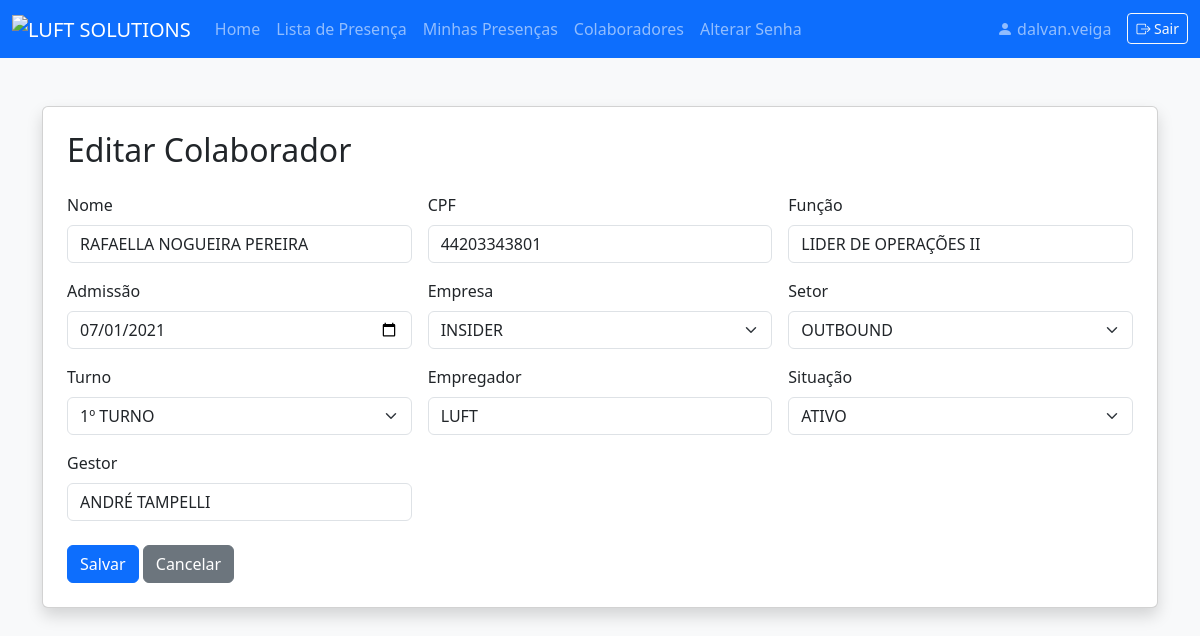
The page /edit_colaborador/1 (signed in) on the database its author committed.
### models.py (models this page shows)
class User(db.Model):
    id = db.Column(db.Integer, primary_key=True)
    nome_completo = db.Column(db.String(150), nullable=False)
    username = db.Column(db.String(80), unique=True, nullable=False)
    password = db.Column(db.String(200), nullable=False)
    role = db.Column(db.String(20), nullable=False, default='lider')
    empresa_id = db.Column(db.Integer, db.ForeignKey('empresa.id'))
    setor_id = db.Column(db.Integer, db.ForeignKey('setor.id'))
    empresas = db.relationship('Empresa', secondary=user_empresas, backref='usuarios')
    empresa = db.relationship('Empresa')
    setor = db.relationship('Setor')
    precisa_trocar_senha = db.Column(db.Boolean, default=True)

class Colaborador(db.Model):
    id = db.Column(db.Integer, primary_key=True)
    nome = db.Column(db.String(150), nullable=False)
    cpf = db.Column(db.String(14), unique=True, nullable=False)
    funcao = db.Column(db.String(100))
    admissao = db.Column(db.String(30), nullable=False)
    setor_id = db.Column(db.Integer, db.ForeignKey('setor.id'))
    empresa_id = db.Column(db.Integer, db.ForeignKey('empresa.id'))
    turno = db.Column(db.String(30))
    empregador = db.Column(db.String(150))
    situacao = db.Column(db.String(50))
    gestor = db.Column(db.String(150))
    setor = db.relationship('Setor')
    empresa = db.relationship('Empresa')

class Empresa(db.Model):
    id = db.Column(db.Integer, primary_key=True)
    nome = db.Column(db.String(100), unique=True, nullable=False)

class Setor(db.Model):
    id = db.Column(db.Integer, primary_key=True)
    nome = db.Column(db.String(100), unique=True, nullable=False)

### app.py (the view, shortened to what this page needs)
@app.route('/edit_colaborador/<int:colaborador_id>', methods=['GET', 'POST'])
@login_required
def edit_colaborador(colaborador_id):
    if not has_permission(g.user, 'can_access_colaboradores'):
        flash('Sem acesso.')
        return redirect(url_for('index'))
    colaborador = Colaborador.query.get_or_404(colaborador_id)
    empresas = Empresa.query.order_by(Empresa.nome).all()
    setores = Setor.query.order_by(Setor.nome).all()
    return render_template(
        'edit_colaborador.html',
        colaborador=colaborador,
        empresas=empresas,
        setores=setores,
        user=g.user
    )

### app.py (called while the page is built)
@app.after_request
def add_no_cache_headers(response):
    response.headers['Cache-Control'] = 'no-store, no-cache, must-revalidate, private'
    response.headers['Pragma'] = 'no-cache'
    response.headers['Expires'] = '0'
    return response

@app.before_request
def load_logged_in_user():
    user_id = session.get('user_id')
    g.user = None
    if user_id is not None:
        g.user = User.query.get(user_id)
    public_routes = ['login', 'static', 'home']
    if not g.user and request.endpoint not in public_routes:
        flash('Faça login para acessar esta página.')
        return redirect(url_for('login', next=request.url))

def login_required(f):
    @wraps(f)
    def decorated_function(*args, **kwargs):
        if g.user is None:
            flash('Faça login para acessar esta página.')
            return redirect(url_for('login', next=request.url))
        return f(*args, **kwargs)
    return decorated_function

def has_permission(user, perm_field):
    if not user:
        return False
    if user.username == MASTER_USER:
        return True
    perm = Permission.query.filter_by(role=user.role).first()
    return getattr(perm, perm_field, False) if perm else False

### templates/edit_colaborador.html (shortened to what this page needs)
<!DOCTYPE html>
<html lang="pt-br">
<head>
    <link href="https://cdn.jsdelivr.net/npm/bootstrap@5.3.3/dist/css/bootstrap.min.css" rel="stylesheet">
</head>
<body class="bg-light">
    {% include 'navbar.html' %}
    <div class="container py-4">
        <div class="card shadow p-4 mb-4">
            <h2 class="mb-4">Editar Colaborador</h2>
            <form method="POST">
                <div class="row g-3">
                    <div class="col-md-4">
                        <label for="nome" class="form-label">Nome</label>
                        <input type="text" class="form-control" id="nome" name="nome" value="{{ colaborador.nome }}" required>
                    </div>
                    <div class="col-md-4">
                        <label for="cpf" class="form-label">CPF</label>
                        <input type="text" class="form-control" id="cpf" name="cpf" value="{{ colaborador.cpf }}" required>
                    </div>
                    <div class="col-md-4">
                        <label for="funcao" class="form-label">Função</label>
                        <input type="text" class="form-control" id="funcao" name="funcao" value="{{ colaborador.funcao }}">
                    </div>
                    <div class="col-md-4">
                        <label for="admissao" class="form-label">Admissão</label>
                        <input type="date" class="form-control" id="admissao" name="admissao" value="{{ colaborador.admissao }}" required>
                    </div>
                    <div class="col-md-4">
                        <label for="empresa" class="form-label">Empresa</label>
                        <select class="form-select" id="empresa" name="empresa_id" required>
                            {% for empresa in empresas %}
                              <option value="{{ empresa.id }}" {% if colaborador.empresa_id == empresa.id %}selected{% endif %}>{{ empresa.nome }}</option>
                            {% endfor %}
                        </select>
                    </div>
                    <div class="col-md-4">
                        <label for="setor" class="form-label">Setor</label>
                        <select class="form-select" id="setor" name="setor_id" required>
                            {% for setor in setores %}
                              <option value="{{ setor.id }}" {% if colaborador.setor_id == setor.id %}selected{% endif %}>{{ setor.nome }}</option>
                            {% endfor %}
                        </select>
                    </div>
                    <div class="col-md-4">
                        <label for="turno" class="form-label">Turno</label>
                        <select class="form-select" id="turno" name="turno" required>
                            <option value="1º TURNO" {% if colaborador.turno == '1º TURNO' %}selected{% endif %}>1º TURNO</option>
                        </select>
                    </div>
                    <div class="col-md-4">
                        <label for="empregador" class="form-label">Empregador</label>
                        <input type="text" class="form-control" id="empregador" name="empregador" value="{{ colaborador.empregador }}">
                    </div>
                    <div class="col-md-4">
                        <label for="situacao" class="form-label">Situação</label>
                        <select class="form-select" id="situacao" name="situacao" required>
                            <option value="ATIVO" {% if colaborador.situacao == 'ATIVO' %}selected{% endif %}>ATIVO</option>
                        </select>
                    </div>
                    <div class="col-md-4">
                        <label for="gestor" class="form-label">Gestor</label>
                        <input type="text" class="form-control" id="gestor" name="gestor" value="{{ colaborador.gestor }}">
                    </div>
                </div>
                <div class="mt-4">
                    <button type="submit" class="btn btn-primary">Salvar</button>
                    <a href="{{ url_for('colaboradores') }}" class="btn btn-secondary">Cancelar</a>
                </div>
            </form>
        </div>
    </div>
</body>
</html>

### templates/navbar.html (shortened to what this page needs)
<!DOCTYPE html>
<html lang="pt-br">
<head>
  <link href="https://cdn.jsdelivr.net/npm/bootstrap@5.3.3/dist/css/bootstrap.min.css" rel="stylesheet">
  <link rel="stylesheet" href="https://cdn.jsdelivr.net/npm/bootstrap-icons@1.11.3/font/bootstrap-icons.min.css">
</head>
<body class="bg-light">
  <nav class="navbar navbar-expand-lg navbar-dark bg-primary">
    <div class="container-fluid">
      <a class="navbar-brand" href="#">
        <img src="https://i.postimg.cc/hPGVrc5f/LUFT-SOLUTIONS.webp" alt="LUFT SOLUTIONS" style="height:48px;">
      </a>
      <div class="collapse navbar-collapse" id="mainNavbar">
        <ul class="navbar-nav me-auto mb-2 mb-lg-0">
          {% if user and has_permission(user, 'can_access_index') %}
          <li class="nav-item">
            <a class="nav-link" href="{{ url_for('index') }}">Home</a>
          </li>
          {% endif %}
          {% if user and has_permission(user, 'can_access_lista_presenca') %}
          <li class="nav-item">
            <a class="nav-link" href="{{ url_for('lista_presenca') }}">Lista de Presença</a>
          </li>
          <li class="nav-item">
            <a class="nav-link" href="{{ url_for('minhas_presencas') }}">Minhas Presenças</a>
          </li>
          {% endif %}
          {% if user and has_permission(user, 'can_access_colaboradores') %}
          <li class="nav-item">
            <a class="nav-link" href="{{ url_for('colaboradores') }}">Colaboradores</a>
          </li>
          {% endif %}
          {% if user %}
          <li class="nav-item">
              <a class="nav-link" href="{{ url_for('alterar_senha') }}">Alterar Senha</a>
          </li>
          {% endif %}
        </ul>
        {% if user %}
        <div class="d-flex align-items-center">
          <span class="navbar-text me-3">
            <i class="bi bi-person-fill"></i> {{ user.username }}
          </span>
          <a href="{{ url_for('logout') }}" class="btn btn-outline-light btn-sm" title="Sair">
            <i class="bi bi-box-arrow-right"></i> Sair
          </a>
        </div>
        {% endif %}
      </div>
    </div>
  </nav>
  <div class="container-fluid" style="padding-top: 24px;">
  </div>
</body>
</html>

### rows shown on the page
User: username "dalvan.veiga"
Colaborador: nome "RAFAELLA NOGUEIRA PEREIRA", cpf "44203343801", funcao "LIDER DE OPERAÇÕES II", admissao "07/01/2021", empresa_id "INSIDER", setor_id "OUTBOUND", turno "1º TURNO", empregador "LUFT", situacao "ATIVO", gestor "ANDRÉ TAMPELLI"
